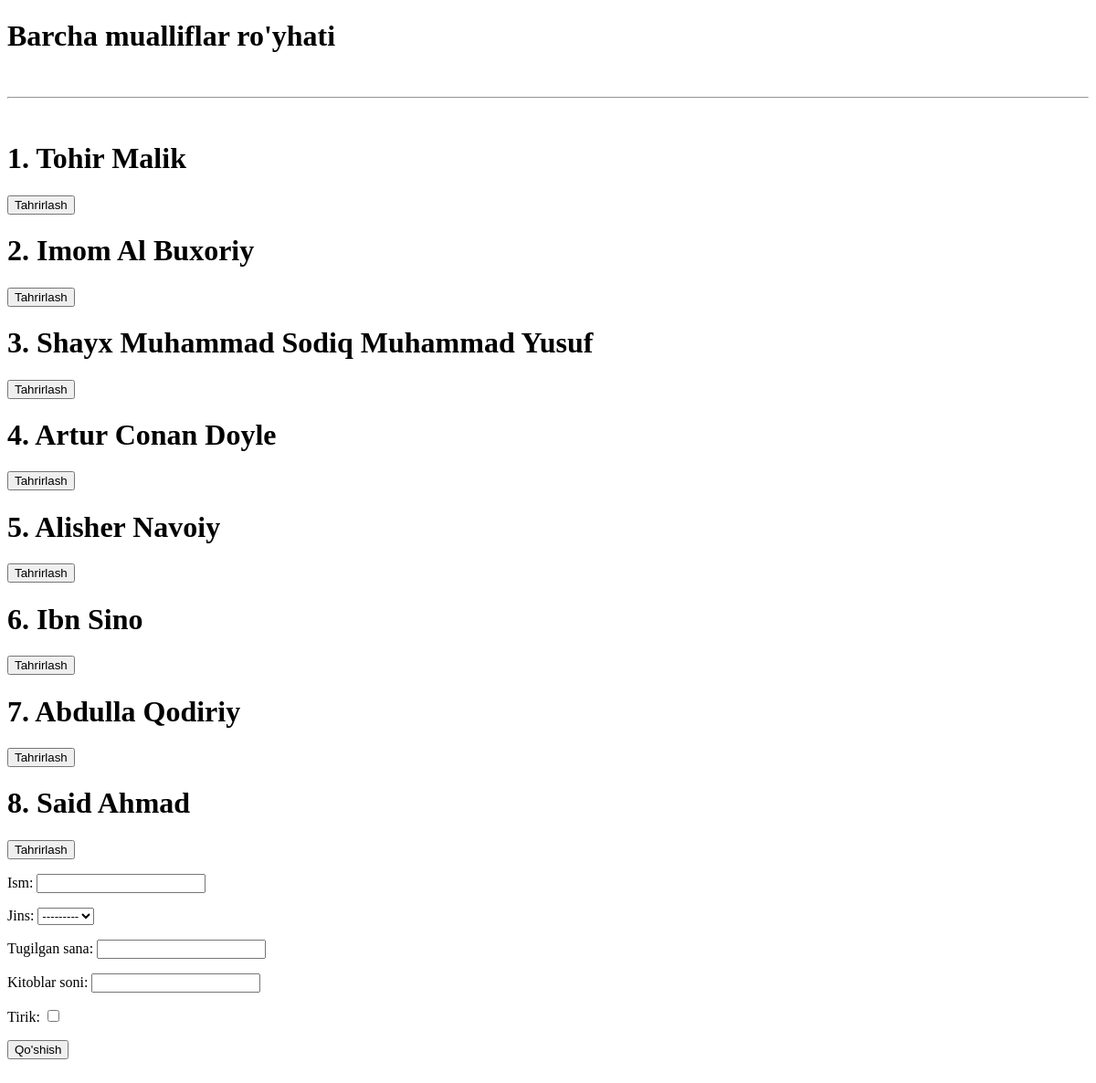
The page /mualliflar/ on the database as committed earlier.
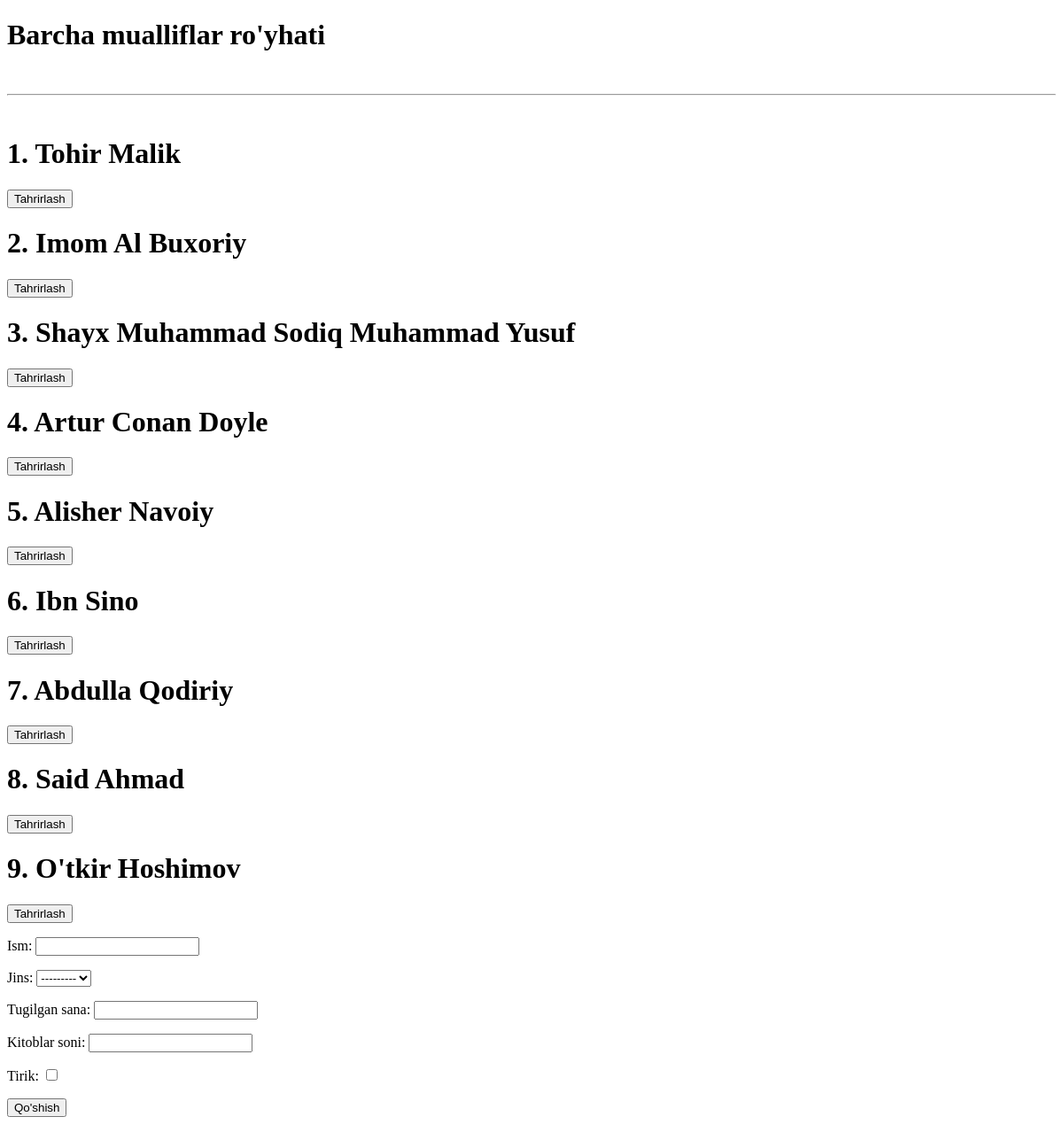
The same page on the database as committed later.
### kutubxonaapp/models.py (models this page shows, shortened)
class Muallif(models.Model):
    ism=models.CharField(max_length=45)
    jins=models.CharField(max_length=7,choices=JINS)
    tugilgan_sana=models.DateField()
    kitoblar_soni=models.PositiveSmallIntegerField()
    tirik=models.BooleanField()

### kutubxonaapp/views.py (the view)
# urls.py: path('mualliflar/', mualliflar),
def mualliflar(request):
    if request.method=='POST':
        forma = MuallifForm(request.POST)
        if forma.is_valid():
            forma.save()
        return redirect("/mualliflar/")
    content={
        "mualliflar": Muallif.objects.all(),
        "forma": MuallifForm()
    }
    return render(request,"mashq_uchun/Mualliflar.html", content)

### kutubxonaapp/forms.py
class MuallifForm(forms.ModelForm):
    class Meta:
        model = Muallif
        fields="__all__"

### templates/mashq_uchun/Mualliflar.html (shortened to what this page needs)
<!DOCTYPE html>
<html lang="en">
<head>
</head>
<body>
<h1>Barcha mualliflar ro'yhati</h1>
  <br>
  <hr>
  {% for muallif in mualliflar %}
      <br>
      <h1>{{muallif.id}}. {{muallif.ism}}</h1>
    <a href="/muallif_edit/{{i.id}}"><button>Tahrirlash</button></a>
  {% endfor %}
    <br>
<form method="post">{% csrf_token %}
    {{ forma.as_p }}
    <button>Qo'shish</button>
</form>
<br>
</body>
</html>

Rows that differ between the two databases and show on the page:
added Muallif: id "9", ism "O'tkir Hoshimov"
